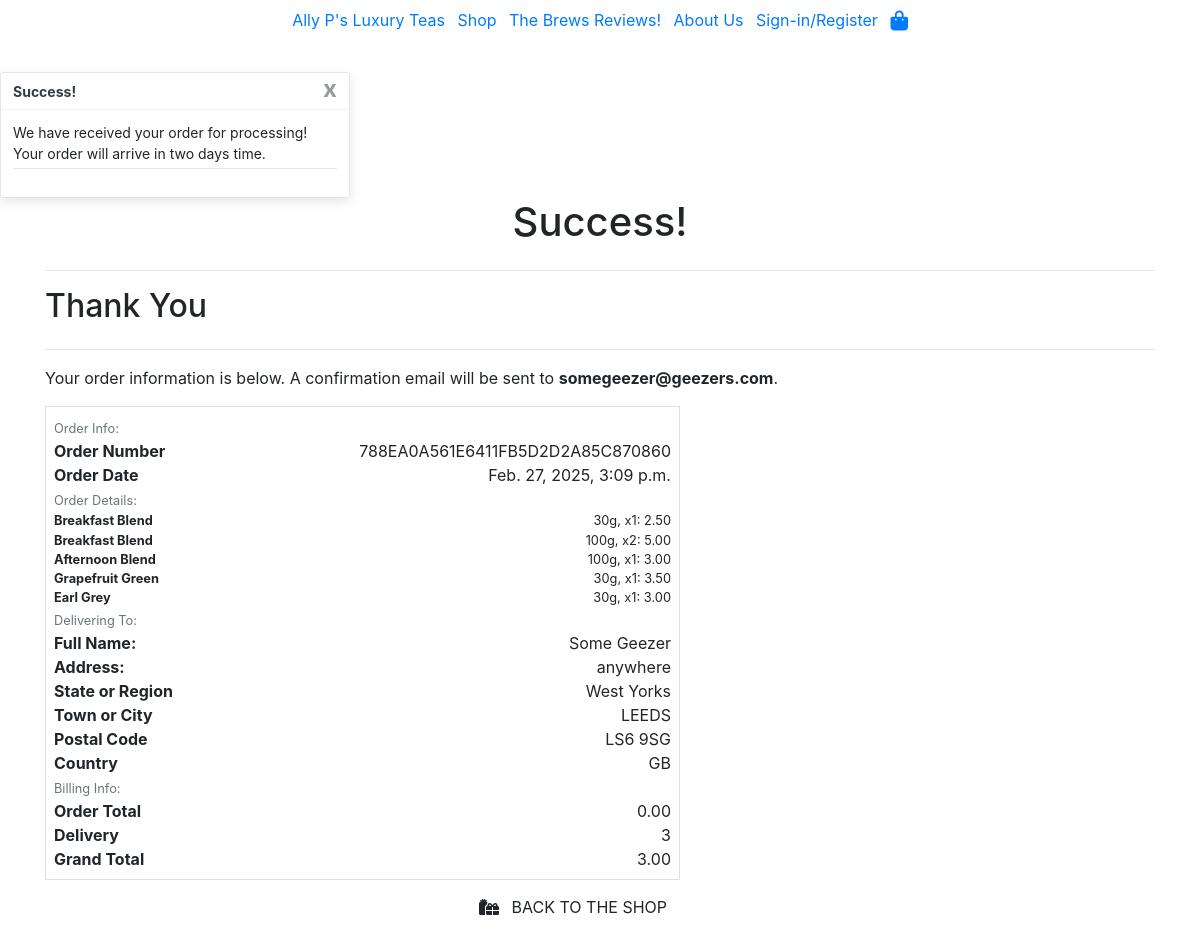
Page /checkout/checkout_success/788EA0A561E6411FB5D2D2A85C870860/ on the earlier database version.
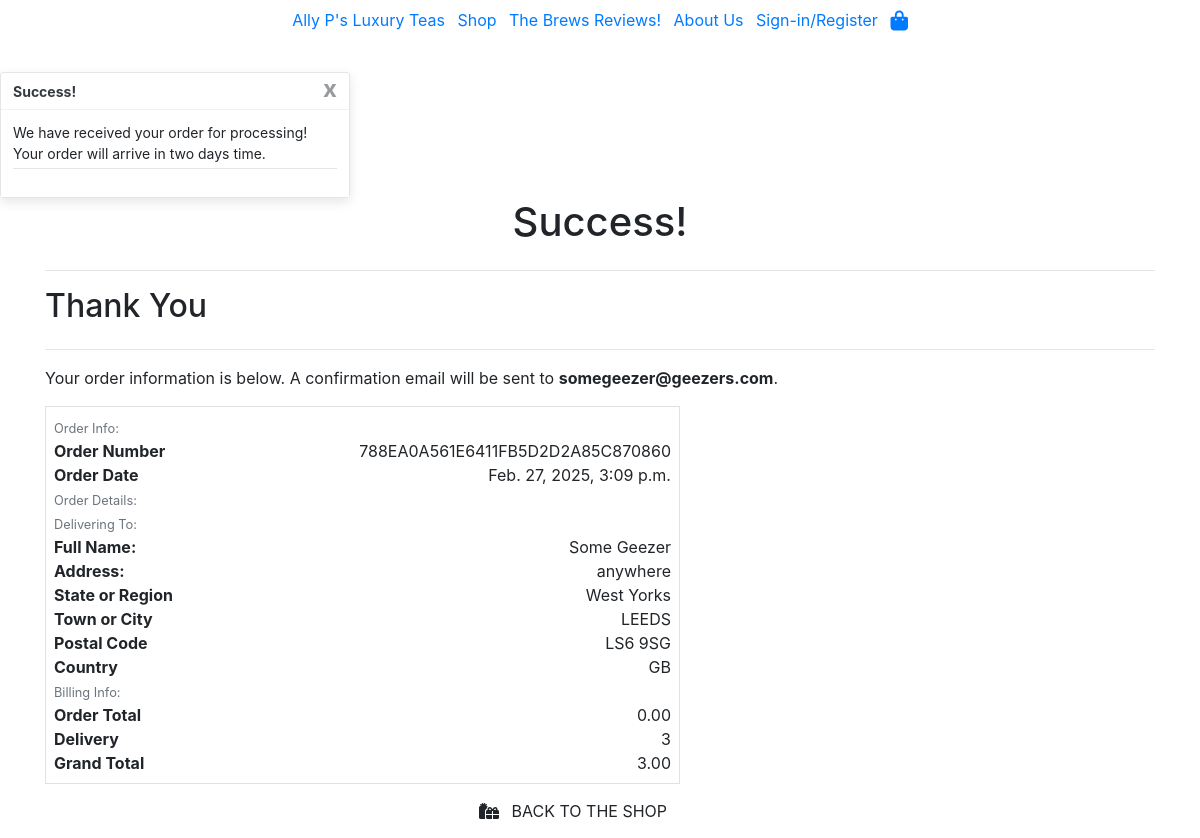
Same page on the later database version.
### checkout/models.py (models this page shows, shortened)
class OrderItem(models.Model):
    order = models.ForeignKey(
        Order,
        null=False,
        blank=False,
        on_delete=models.CASCADE,
        related_name='lineitems'
    )
    product = models.ForeignKey(
        Product,
        null=False,
        blank=False,
        on_delete=models.CASCADE,
        related_name='product'
    )
    weight = models.CharField(max_length=3, blank=True, default=30)
    quantity = models.IntegerField(null=False, blank=False, default=1)
    item_total = models.DecimalField(
        max_digits=6,
        decimal_places=2,
        null=False,
        blank=False
    )

### shop/models.py (models this page shows, shortened)
class Product(models.Model):
    TYPES = ((0, "Black"), (1, "Green"), (2, "Herbal"))
    name = models.CharField(max_length=65)
    sku = models.CharField(
        max_length=8,
        unique=True,
        default=generate_sku,
    )
    tea_type = models.IntegerField(choices=TYPES, default=0)
    base_price_number = models.DecimalField(max_digits=4, decimal_places=2)
    picture = CloudinaryField(
        default='placeholder',
        blank=True,
    )

### checkout/views.py (the view)
def checkout_success(request, order_number):
    order = get_object_or_404(Order, order_number=order_number)
    if order.delivery_cost == 3:
        messages_time = "two days time."
    elif order.delivery_cost == 7:
        messages_time = "one weeks time."
    else:
        messages_time = "two weeks time."
    messages.success(
        request,
        f"""We have received your order for processing!
            Your order will arrive in {messages_time}""",
    )
    if "bag" in request.session:
        del request.session["bag"]
    context = {
        'order': order,
    }
    return render(request, 'checkout/checkout_success.html', context)

### bag/contexts.py (called while the page is built, shortened)
def bag_contents(request):
    bag = request.session.get("bag", {})
    sample_product_id = request.session.get("sample_product_id")
    sample_added = bool(sample_product_id)
    bag_items = []
    total = 0
    total_items = 0
    sample_product = None
    total = round(total, 2)
    context = {
        "bag_items": bag_items,
        "total_items": total_items,
        "total": total,
        "sample_added": sample_added,
        "sample_product": sample_product,
    }
    return context

### checkout/templates/checkout/checkout_success.html (shortened to what the changed rows need)
{% extends "base.html" %}
{% block content %}
    <div class="container-fluid">
        <div class="row">
            <div class="col">
                <h1>Success!</h1>
            </div>
        </div>
    </div>
    <div class="container">
        <div class="row">
            <div class="col">
                <h2 class="logo-font mb-4">Thank You</h2>
            </div>
        </div>
        <div class="row">
            <div class="col-12 col-lg-7">
                <div class="order-confirmation-wrapper p-2 border">
                    {% for item in order.lineitems.all %}
                        <div class="row">
                            <div class="col-12 col-md-4">
                                <p class="small mb-0 text-black font-weight-bold">{{ item.product.name }}</p>
                            </div>
                            <div class="col-12 col-md-8 text-md-right">
                                <p class="small mb-0">{{ item.weight }}g, x{{ item.quantity }}: {{ item.item_total }}</p>
                            </div>
                        </div>
                    {% endfor %}
                </div>
            </div>
        </div>
    </div>
{% endblock content %}

Differences in the rows shown:
removed OrderItem: product.name "Breakfast Blend", weight "30", quantity "1", item_total "2.50"
removed OrderItem: product.name "Breakfast Blend", weight "100", quantity "2", item_total "5.00"
removed OrderItem: product.name "Afternoon Blend", weight "100", quantity "1", item_total "3.00"
removed OrderItem: product.name "Grapefruit Green", weight "30", quantity "1", item_total "3.50"
removed OrderItem: product.name "Earl Grey", weight "30", quantity "1", item_total "3.00"
